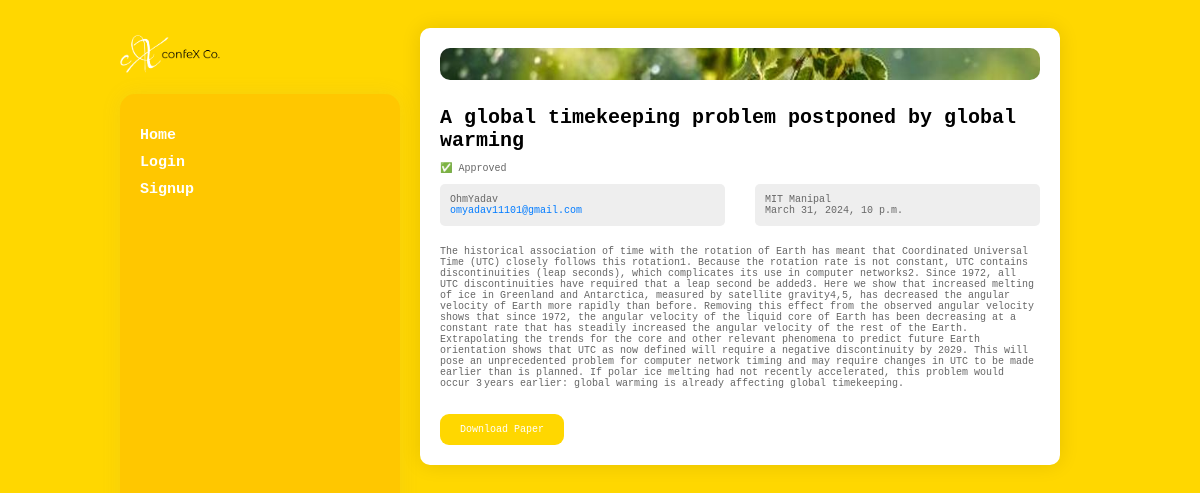
The page /articles/environment-paper/ on the database its author committed.
### articles/models.py (models this page shows, shortened)
class Article(models.Model):
    title = models.CharField(max_length=100)
    slug = models.SlugField()
    body = models.TextField()
    date = models.DateTimeField(auto_now_add=True)
    thumb = models.ImageField(default='default1.png', blank=True)
    author = models.ForeignKey(User, default=None, on_delete=models.CASCADE)
    approved = models.BooleanField(default=False)
    pdf = models.FileField(upload_to='pdfs/', blank=True)
    email = models.EmailField()
    organization = models.CharField(max_length=255)

### articles/views.py (the view)
# urls.py: path('<slug:slug>/', views.article_detail, name='detail'),
def article_detail(request, slug):
    article = get_object_or_404(Article, slug=slug)
    return render(request, 'articles/article_detail.html', {'article': article})

### articles/templates/articles/article_detail.html
{% extends 'base_layout.html' %}
{% block content %}
<div class="article-detail">
    <div class="article">
        <img src="{{ article.thumb.url }}"  alt="{{ article.title }}">
        <h2 class="titlehead">{{ article.title }}</h2>
        <p>{% if article.approved %}
            <p class="astatus">✅ Approved</p>
        {% else %}
            <p class="astatus">This paper is not approved yet.</p>
        {% endif %}
        <div class="info-container">
            <div class="info-box">
                <p class="dets">{{ article.author }}</p>
                <p class="dets" ><a href="mailto:{{ article.email }}" class="email">{{ article.email }}</a></p>
            </div>
            <div class="info-box">
                <p class="dets">{{ article.organization }}</p>
                <p class="dets">{{ article.date }}</p>
            </div>
        </div>
        <p>{{ article.body }}</p>
        <br>
        <p><a href="{{ article.pdf.url }}" class="download">Download Paper</a></p>
    </div>
</div>
{% endblock %}

### assets/styles.css (style rules this page uses)
body { background-color: #FFD700; color: #000; }
body * { font-family: monospace; }
h2 { text-decoration: none; color: #000; }
.email { font-decoration: none; color: rgb(0, 153, 255); text-decoration: none; }
.download { background-color: #ffd700; color: #fff; border: none; padding: 10px 20px; border-radius: 9px; margin-bottom: 10px; cursor: pointer; transition: background-color 0.3s, color 0.3s; text-decoration: none; }
.article-detail { padding: 20px; background-color: #fff; border-radius: 10px; box-shadow: 0 0 20px rgba(0, 0, 0, 0.1); margin-bottom: 20px; }
.article-detail img { max-width: 100%; border-radius: 10px; margin-bottom: 10px; }
.article-detail h2 { font-size: 24px; color: #333; margin-bottom: 10px; }
.article-detail p { font-size: 16px; color: #666; margin-bottom: 10px; }
.article-detail .email { color: #007bff; }
.article-detail .info-container { font-size: 5px; display: flex; gap: 30px; margin-bottom: 20px; }
.article-detail .info-box { flex: 1; padding: 10px; border-radius: 5px; background-color: #eee }
.article-detail .info-box p { margin: 0; }
.article-detail p { font-size: 10px; }
.article-detail p.dets { font-size: 10px; }
h2.titlehead { font-size: 20px; color: #000; }
p.astatus { font-size: 10px }

### rows shown on the page
Article: thumb (picture), title "A global timekeeping problem postponed by global warming", author "OhmYadav", email "omyadav11101@gmail.com", organization "MIT Manipal", date "March 31, 2024, 10 p.m.", body "The historical association of time with the rotation of Earth has meant that Coordinated Universal Time (UTC) closely follows this rotation1. Because the rotation rate is not constant, UTC contains discontinuities (leap seconds), which complicates its use in computer networks2. Since 1972, all UTC discontinuities have required that a leap second be added3. Here we show that increased melting of ice in Greenland and Antarctica, measured by satellite gravity4,5, has decreased the angular velocity of Earth more rapidly than before. Removing this effect from the observed angular velocity shows that since 1972, the angular velocity of the liquid core of Earth has been decreasing at a constant…"
